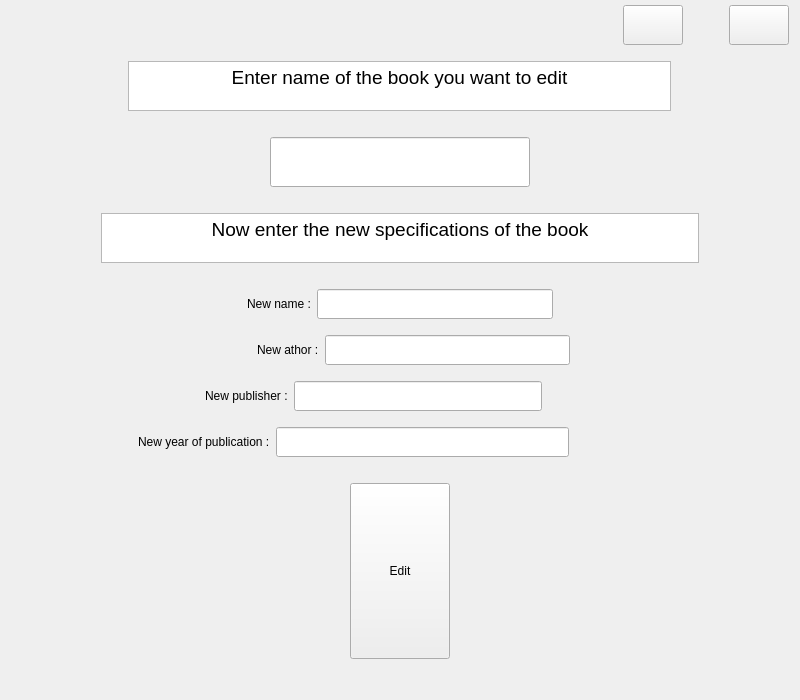
<?xml version="1.0" encoding="UTF-8"?>
<ui version="4.0">
 <class>edit</class>
 <widget class="QWidget" name="edit">
  <property name="geometry">
   <rect>
    <x>0</x>
    <y>0</y>
    <width>800</width>
    <height>700</height>
   </rect>
  </property>
  <property name="windowTitle">
   <string>Form</string>
  </property>
  <layout class="QVBoxLayout" name="verticalLayout">
   <property name="topMargin">
    <number>5</number>
   </property>
   <item>
    <layout class="QVBoxLayout" name="verticalLayout_2">
     <property name="topMargin">
      <number>0</number>
     </property>
     <property name="bottomMargin">
      <number>0</number>
     </property>
     <item>
      <layout class="QHBoxLayout" name="horizontalLayout">
       <property name="topMargin">
        <number>0</number>
       </property>
       <item>
        <spacer name="horizontalSpacer">
         <property name="orientation">
          <enum>Qt::Horizontal</enum>
         </property>
         <property name="sizeHint" stdset="0">
          <size>
           <width>40</width>
           <height>20</height>
          </size>
         </property>
        </spacer>
       </item>
       <item>
        <widget class="QPushButton" name="close_2">
         <property name="sizePolicy">
          <sizepolicy hsizetype="Fixed" vsizetype="Fixed">
           <horstretch>0</horstretch>
           <verstretch>0</verstretch>
          </sizepolicy>
         </property>
         <property name="minimumSize">
          <size>
           <width>60</width>
           <height>40</height>
          </size>
         </property>
         <property name="text">
          <string/>
         </property>
         <property name="icon">
          <iconset resource="resource.qrc">
           <normaloff>:/icons/back.png</normaloff>:/icons/back.png</iconset>
         </property>
         <property name="iconSize">
          <size>
           <width>50</width>
           <height>40</height>
          </size>
         </property>
        </widget>
       </item>
       <item>
        <spacer name="horizontalSpacer_2">
         <property name="orientation">
          <enum>Qt::Horizontal</enum>
         </property>
         <property name="sizeType">
          <enum>QSizePolicy::Fixed</enum>
         </property>
         <property name="sizeHint" stdset="0">
          <size>
           <width>40</width>
           <height>20</height>
          </size>
         </property>
        </spacer>
       </item>
       <item>
        <widget class="QPushButton" name="close">
         <property name="sizePolicy">
          <sizepolicy hsizetype="Fixed" vsizetype="Fixed">
           <horstretch>0</horstretch>
           <verstretch>0</verstretch>
          </sizepolicy>
         </property>
         <property name="minimumSize">
          <size>
           <width>60</width>
           <height>40</height>
          </size>
         </property>
         <property name="text">
          <string/>
         </property>
         <property name="icon">
          <iconset resource="resource.qrc">
           <normaloff>:/icons/close.png</normaloff>:/icons/close.png</iconset>
         </property>
         <property name="iconSize">
          <size>
           <width>50</width>
           <height>40</height>
          </size>
         </property>
        </widget>
       </item>
      </layout>
     </item>
     <item>
      <spacer name="verticalSpacer_3">
       <property name="orientation">
        <enum>Qt::Vertical</enum>
       </property>
       <property name="sizeType">
        <enum>QSizePolicy::Fixed</enum>
       </property>
       <property name="sizeHint" stdset="0">
        <size>
         <width>20</width>
         <height>10</height>
        </size>
       </property>
      </spacer>
     </item>
     <item>
      <layout class="QHBoxLayout" name="horizontalLayout_3">
       <property name="topMargin">
        <number>0</number>
       </property>
       <item>
        <spacer name="horizontalSpacer_5">
         <property name="orientation">
          <enum>Qt::Horizontal</enum>
         </property>
         <property name="sizeType">
          <enum>QSizePolicy::Fixed</enum>
         </property>
         <property name="sizeHint" stdset="0">
          <size>
           <width>100</width>
           <height>20</height>
          </size>
         </property>
        </spacer>
       </item>
       <item>
        <widget class="QTextBrowser" name="textBrowser_2">
         <property name="sizePolicy">
          <sizepolicy hsizetype="Fixed" vsizetype="Fixed">
           <horstretch>0</horstretch>
           <verstretch>0</verstretch>
          </sizepolicy>
         </property>
         <property name="maximumSize">
          <size>
           <width>543</width>
           <height>50</height>
          </size>
         </property>
         <property name="html">
          <string>&lt;!DOCTYPE HTML PUBLIC &quot;-//W3C//DTD HTML 4.0//EN&quot; &quot;http://www.w3.org/TR/REC-html40/strict.dtd&quot;&gt;
&lt;html&gt;&lt;head&gt;&lt;meta name=&quot;qrichtext&quot; content=&quot;1&quot; /&gt;&lt;style type=&quot;text/css&quot;&gt;
p, li { white-space: pre-wrap; }
&lt;/style&gt;&lt;/head&gt;&lt;body style=&quot; font-family:'MS Shell Dlg 2'; font-size:8.05594pt; font-weight:400; font-style:normal;&quot;&gt;
&lt;p align=&quot;center&quot; style=&quot; margin-top:0px; margin-bottom:0px; margin-left:0px; margin-right:0px; -qt-block-indent:0; text-indent:0px;&quot;&gt;&lt;span style=&quot; font-size:14pt;&quot;&gt;Enter name of the book you want to edit&lt;/span&gt;&lt;/p&gt;&lt;/body&gt;&lt;/html&gt;</string>
         </property>
        </widget>
       </item>
       <item>
        <spacer name="horizontalSpacer_6">
         <property name="orientation">
          <enum>Qt::Horizontal</enum>
         </property>
         <property name="sizeType">
          <enum>QSizePolicy::Fixed</enum>
         </property>
         <property name="sizeHint" stdset="0">
          <size>
           <width>100</width>
           <height>20</height>
          </size>
         </property>
        </spacer>
       </item>
      </layout>
     </item>
     <item>
      <spacer name="verticalSpacer_4">
       <property name="orientation">
        <enum>Qt::Vertical</enum>
       </property>
       <property name="sizeType">
        <enum>QSizePolicy::Fixed</enum>
       </property>
       <property name="sizeHint" stdset="0">
        <size>
         <width>20</width>
         <height>20</height>
        </size>
       </property>
      </spacer>
     </item>
     <item>
      <layout class="QHBoxLayout" name="horizontalLayout_4">
       <property name="topMargin">
        <number>0</number>
       </property>
       <item>
        <spacer name="horizontalSpacer_7">
         <property name="orientation">
          <enum>Qt::Horizontal</enum>
         </property>
         <property name="sizeHint" stdset="0">
          <size>
           <width>40</width>
           <height>20</height>
          </size>
         </property>
        </spacer>
       </item>
       <item>
        <widget class="QLineEdit" name="lineEdit">
         <property name="minimumSize">
          <size>
           <width>0</width>
           <height>30</height>
          </size>
         </property>
         <property name="maximumSize">
          <size>
           <width>16777215</width>
           <height>50</height>
          </size>
         </property>
        </widget>
       </item>
       <item>
        <spacer name="horizontalSpacer_8">
         <property name="orientation">
          <enum>Qt::Horizontal</enum>
         </property>
         <property name="sizeHint" stdset="0">
          <size>
           <width>40</width>
           <height>20</height>
          </size>
         </property>
        </spacer>
       </item>
      </layout>
     </item>
     <item>
      <spacer name="verticalSpacer_5">
       <property name="orientation">
        <enum>Qt::Vertical</enum>
       </property>
       <property name="sizeType">
        <enum>QSizePolicy::Fixed</enum>
       </property>
       <property name="sizeHint" stdset="0">
        <size>
         <width>20</width>
         <height>20</height>
        </size>
       </property>
      </spacer>
     </item>
     <item>
      <layout class="QHBoxLayout" name="horizontalLayout_5">
       <property name="topMargin">
        <number>0</number>
       </property>
       <item>
        <spacer name="horizontalSpacer_9">
         <property name="orientation">
          <enum>Qt::Horizontal</enum>
         </property>
         <property name="sizeType">
          <enum>QSizePolicy::Fixed</enum>
         </property>
         <property name="sizeHint" stdset="0">
          <size>
           <width>70</width>
           <height>20</height>
          </size>
         </property>
        </spacer>
       </item>
       <item>
        <widget class="QTextBrowser" name="textBrowser_3">
         <property name="sizePolicy">
          <sizepolicy hsizetype="Fixed" vsizetype="Fixed">
           <horstretch>0</horstretch>
           <verstretch>0</verstretch>
          </sizepolicy>
         </property>
         <property name="maximumSize">
          <size>
           <width>598</width>
           <height>50</height>
          </size>
         </property>
         <property name="html">
          <string>&lt;!DOCTYPE HTML PUBLIC &quot;-//W3C//DTD HTML 4.0//EN&quot; &quot;http://www.w3.org/TR/REC-html40/strict.dtd&quot;&gt;
&lt;html&gt;&lt;head&gt;&lt;meta name=&quot;qrichtext&quot; content=&quot;1&quot; /&gt;&lt;style type=&quot;text/css&quot;&gt;
p, li { white-space: pre-wrap; }
&lt;/style&gt;&lt;/head&gt;&lt;body style=&quot; font-family:'MS Shell Dlg 2'; font-size:8.05594pt; font-weight:400; font-style:normal;&quot;&gt;
&lt;p align=&quot;center&quot; style=&quot; margin-top:0px; margin-bottom:0px; margin-left:0px; margin-right:0px; -qt-block-indent:0; text-indent:0px;&quot;&gt;&lt;span style=&quot; font-size:14pt;&quot;&gt;Now enter the new specifications of the book&lt;/span&gt;&lt;/p&gt;&lt;/body&gt;&lt;/html&gt;</string>
         </property>
        </widget>
       </item>
       <item>
        <spacer name="horizontalSpacer_10">
         <property name="orientation">
          <enum>Qt::Horizontal</enum>
         </property>
         <property name="sizeType">
          <enum>QSizePolicy::Fixed</enum>
         </property>
         <property name="sizeHint" stdset="0">
          <size>
           <width>70</width>
           <height>20</height>
          </size>
         </property>
        </spacer>
       </item>
      </layout>
     </item>
     <item>
      <spacer name="verticalSpacer_2">
       <property name="orientation">
        <enum>Qt::Vertical</enum>
       </property>
       <property name="sizeType">
        <enum>QSizePolicy::Fixed</enum>
       </property>
       <property name="sizeHint" stdset="0">
        <size>
         <width>20</width>
         <height>20</height>
        </size>
       </property>
      </spacer>
     </item>
     <item>
      <layout class="QHBoxLayout" name="horizontalLayout_2">
       <property name="topMargin">
        <number>0</number>
       </property>
       <item>
        <spacer name="horizontalSpacer_3">
         <property name="orientation">
          <enum>Qt::Horizontal</enum>
         </property>
         <property name="sizeHint" stdset="0">
          <size>
           <width>40</width>
           <height>20</height>
          </size>
         </property>
        </spacer>
       </item>
       <item>
        <widget class="QLabel" name="label">
         <property name="text">
          <string>New name :</string>
         </property>
        </widget>
       </item>
       <item>
        <widget class="QLineEdit" name="lineEdit_2">
         <property name="minimumSize">
          <size>
           <width>0</width>
           <height>30</height>
          </size>
         </property>
        </widget>
       </item>
       <item>
        <spacer name="horizontalSpacer_4">
         <property name="orientation">
          <enum>Qt::Horizontal</enum>
         </property>
         <property name="sizeHint" stdset="0">
          <size>
           <width>40</width>
           <height>20</height>
          </size>
         </property>
        </spacer>
       </item>
      </layout>
     </item>
     <item>
      <spacer name="verticalSpacer_6">
       <property name="orientation">
        <enum>Qt::Vertical</enum>
       </property>
       <property name="sizeType">
        <enum>QSizePolicy::Fixed</enum>
       </property>
       <property name="sizeHint" stdset="0">
        <size>
         <width>20</width>
         <height>10</height>
        </size>
       </property>
      </spacer>
     </item>
     <item>
      <layout class="QHBoxLayout" name="horizontalLayout_6">
       <property name="topMargin">
        <number>0</number>
       </property>
       <item>
        <spacer name="horizontalSpacer_12">
         <property name="orientation">
          <enum>Qt::Horizontal</enum>
         </property>
         <property name="sizeHint" stdset="0">
          <size>
           <width>40</width>
           <height>20</height>
          </size>
         </property>
        </spacer>
       </item>
       <item>
        <widget class="QLabel" name="label_2">
         <property name="text">
          <string>New athor :</string>
         </property>
        </widget>
       </item>
       <item>
        <widget class="QLineEdit" name="lineEdit_3">
         <property name="minimumSize">
          <size>
           <width>0</width>
           <height>30</height>
          </size>
         </property>
        </widget>
       </item>
       <item>
        <spacer name="horizontalSpacer_13">
         <property name="orientation">
          <enum>Qt::Horizontal</enum>
         </property>
         <property name="sizeType">
          <enum>QSizePolicy::Fixed</enum>
         </property>
         <property name="sizeHint" stdset="0">
          <size>
           <width>219</width>
           <height>20</height>
          </size>
         </property>
        </spacer>
       </item>
      </layout>
     </item>
     <item>
      <spacer name="verticalSpacer_7">
       <property name="orientation">
        <enum>Qt::Vertical</enum>
       </property>
       <property name="sizeType">
        <enum>QSizePolicy::Fixed</enum>
       </property>
       <property name="sizeHint" stdset="0">
        <size>
         <width>20</width>
         <height>10</height>
        </size>
       </property>
      </spacer>
     </item>
     <item>
      <layout class="QHBoxLayout" name="horizontalLayout_7">
       <property name="topMargin">
        <number>0</number>
       </property>
       <item>
        <spacer name="horizontalSpacer_15">
         <property name="orientation">
          <enum>Qt::Horizontal</enum>
         </property>
         <property name="sizeType">
          <enum>QSizePolicy::Fixed</enum>
         </property>
         <property name="sizeHint" stdset="0">
          <size>
           <width>194</width>
           <height>20</height>
          </size>
         </property>
        </spacer>
       </item>
       <item>
        <widget class="QLabel" name="label_3">
         <property name="text">
          <string>New publisher :</string>
         </property>
        </widget>
       </item>
       <item>
        <widget class="QLineEdit" name="lineEdit_4">
         <property name="minimumSize">
          <size>
           <width>0</width>
           <height>30</height>
          </size>
         </property>
        </widget>
       </item>
       <item>
        <spacer name="horizontalSpacer_16">
         <property name="orientation">
          <enum>Qt::Horizontal</enum>
         </property>
         <property name="sizeHint" stdset="0">
          <size>
           <width>40</width>
           <height>20</height>
          </size>
         </property>
        </spacer>
       </item>
      </layout>
     </item>
     <item>
      <spacer name="verticalSpacer_8">
       <property name="orientation">
        <enum>Qt::Vertical</enum>
       </property>
       <property name="sizeType">
        <enum>QSizePolicy::Fixed</enum>
       </property>
       <property name="sizeHint" stdset="0">
        <size>
         <width>20</width>
         <height>10</height>
        </size>
       </property>
      </spacer>
     </item>
     <item>
      <layout class="QHBoxLayout" name="horizontalLayout_8">
       <property name="topMargin">
        <number>0</number>
       </property>
       <item>
        <spacer name="horizontalSpacer_18">
         <property name="orientation">
          <enum>Qt::Horizontal</enum>
         </property>
         <property name="sizeType">
          <enum>QSizePolicy::Fixed</enum>
         </property>
         <property name="sizeHint" stdset="0">
          <size>
           <width>127</width>
           <height>20</height>
          </size>
         </property>
        </spacer>
       </item>
       <item>
        <widget class="QLabel" name="label_4">
         <property name="text">
          <string>New year of publication :</string>
         </property>
        </widget>
       </item>
       <item>
        <widget class="QLineEdit" name="lineEdit_5">
         <property name="minimumSize">
          <size>
           <width>0</width>
           <height>30</height>
          </size>
         </property>
        </widget>
       </item>
       <item>
        <spacer name="horizontalSpacer_19">
         <property name="orientation">
          <enum>Qt::Horizontal</enum>
         </property>
         <property name="sizeType">
          <enum>QSizePolicy::Fixed</enum>
         </property>
         <property name="sizeHint" stdset="0">
          <size>
           <width>220</width>
           <height>20</height>
          </size>
         </property>
        </spacer>
       </item>
      </layout>
     </item>
     <item>
      <spacer name="verticalSpacer_9">
       <property name="orientation">
        <enum>Qt::Vertical</enum>
       </property>
       <property name="sizeType">
        <enum>QSizePolicy::Fixed</enum>
       </property>
       <property name="sizeHint" stdset="0">
        <size>
         <width>20</width>
         <height>20</height>
        </size>
       </property>
      </spacer>
     </item>
     <item>
      <layout class="QHBoxLayout" name="horizontalLayout_9">
       <item>
        <spacer name="horizontalSpacer_11">
         <property name="orientation">
          <enum>Qt::Horizontal</enum>
         </property>
         <property name="sizeHint" stdset="0">
          <size>
           <width>40</width>
           <height>20</height>
          </size>
         </property>
        </spacer>
       </item>
       <item>
        <widget class="QPushButton" name="edit_2">
         <property name="sizePolicy">
          <sizepolicy hsizetype="Fixed" vsizetype="Fixed">
           <horstretch>0</horstretch>
           <verstretch>0</verstretch>
          </sizepolicy>
         </property>
         <property name="minimumSize">
          <size>
           <width>100</width>
           <height>50</height>
          </size>
         </property>
         <property name="maximumSize">
          <size>
           <width>200</width>
           <height>200</height>
          </size>
         </property>
         <property name="text">
          <string>Edit</string>
         </property>
        </widget>
       </item>
       <item>
        <spacer name="horizontalSpacer_14">
         <property name="orientation">
          <enum>Qt::Horizontal</enum>
         </property>
         <property name="sizeHint" stdset="0">
          <size>
           <width>40</width>
           <height>20</height>
          </size>
         </property>
        </spacer>
       </item>
      </layout>
     </item>
     <item>
      <spacer name="verticalSpacer">
       <property name="orientation">
        <enum>Qt::Vertical</enum>
       </property>
       <property name="sizeType">
        <enum>QSizePolicy::Fixed</enum>
       </property>
       <property name="sizeHint" stdset="0">
        <size>
         <width>20</width>
         <height>30</height>
        </size>
       </property>
      </spacer>
     </item>
    </layout>
   </item>
  </layout>
 </widget>
 <resources>
  <include location="resource.qrc"/>
 </resources>
 <connections/>
</ui>
